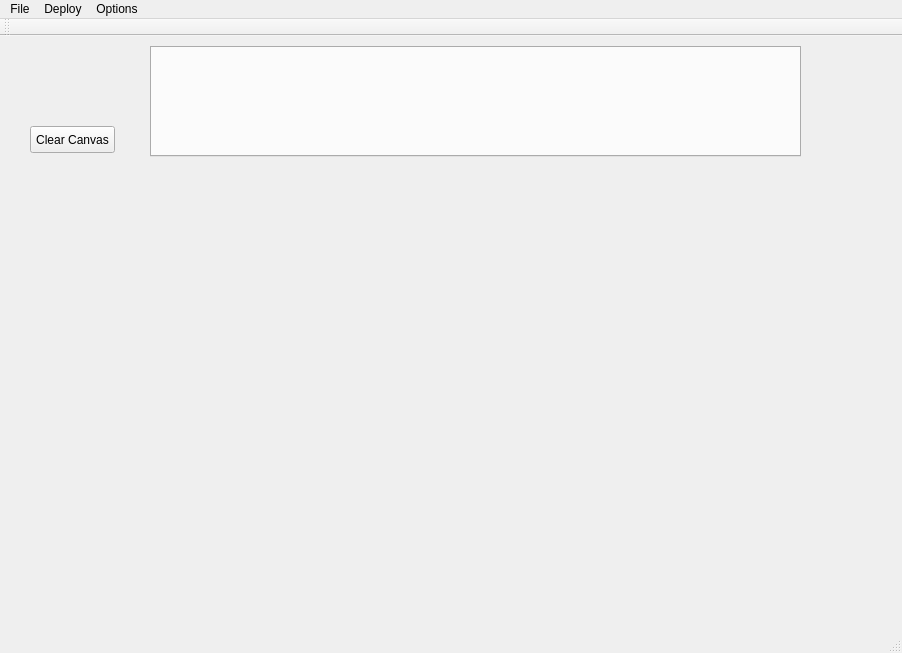
<?xml version="1.0" encoding="UTF-8"?>
<ui version="4.0">
 <class>MainWindow</class>
 <widget class="QMainWindow" name="MainWindow">
  <property name="geometry">
   <rect>
    <x>0</x>
    <y>0</y>
    <width>902</width>
    <height>653</height>
   </rect>
  </property>
  <property name="contextMenuPolicy">
   <enum>Qt::DefaultContextMenu</enum>
  </property>
  <property name="windowTitle">
   <string>SHARP Scriptr</string>
  </property>
  <widget class="QWidget" name="centralWidget">
   <widget class="QPushButton" name="clearButton">
    <property name="geometry">
     <rect>
      <x>30</x>
      <y>90</y>
      <width>85</width>
      <height>27</height>
     </rect>
    </property>
    <property name="text">
     <string>Clear Canvas</string>
    </property>
   </widget>
   <widget class="QTabWidget" name="toolBox">
    <property name="geometry">
     <rect>
      <x>150</x>
      <y>10</y>
      <width>651</width>
      <height>111</height>
     </rect>
    </property>
    <property name="currentIndex">
     <number>-1</number>
    </property>
   </widget>
  </widget>
  <widget class="QMenuBar" name="menuBar">
   <property name="geometry">
    <rect>
     <x>0</x>
     <y>0</y>
     <width>902</width>
     <height>27</height>
    </rect>
   </property>
   <widget class="QMenu" name="menuDeploy">
    <property name="title">
     <string>Deploy</string>
    </property>
    <addaction name="actionLocal_Deploy"/>
    <addaction name="actionUSB_Deploy"/>
    <addaction name="actionFTP_Deply"/>
    <addaction name="separator"/>
    <addaction name="actionDeploy_Options"/>
   </widget>
   <widget class="QMenu" name="menuOptions">
    <property name="title">
     <string>Options</string>
    </property>
   </widget>
   <widget class="QMenu" name="menuFile">
    <property name="title">
     <string>File</string>
    </property>
    <addaction name="actionOpen"/>
    <addaction name="actionSave"/>
   </widget>
   <addaction name="menuFile"/>
   <addaction name="menuDeploy"/>
   <addaction name="menuOptions"/>
  </widget>
  <widget class="QToolBar" name="mainToolBar">
   <attribute name="toolBarArea">
    <enum>TopToolBarArea</enum>
   </attribute>
   <attribute name="toolBarBreak">
    <bool>false</bool>
   </attribute>
  </widget>
  <widget class="QStatusBar" name="statusBar"/>
  <action name="actionLocal_Deploy">
   <property name="text">
    <string>Local Deploy</string>
   </property>
  </action>
  <action name="actionUSB_Deploy">
   <property name="text">
    <string>USB Deploy</string>
   </property>
  </action>
  <action name="actionFTP_Deply">
   <property name="text">
    <string>FTP Deploy</string>
   </property>
  </action>
  <action name="actionDeploy_Options">
   <property name="text">
    <string>Deploy Settings...</string>
   </property>
  </action>
  <action name="actionOpen">
   <property name="text">
    <string>Open</string>
   </property>
  </action>
  <action name="actionSave">
   <property name="text">
    <string>Save</string>
   </property>
  </action>
 </widget>
 <layoutdefault spacing="6" margin="11"/>
 <resources/>
 <connections/>
</ui>
